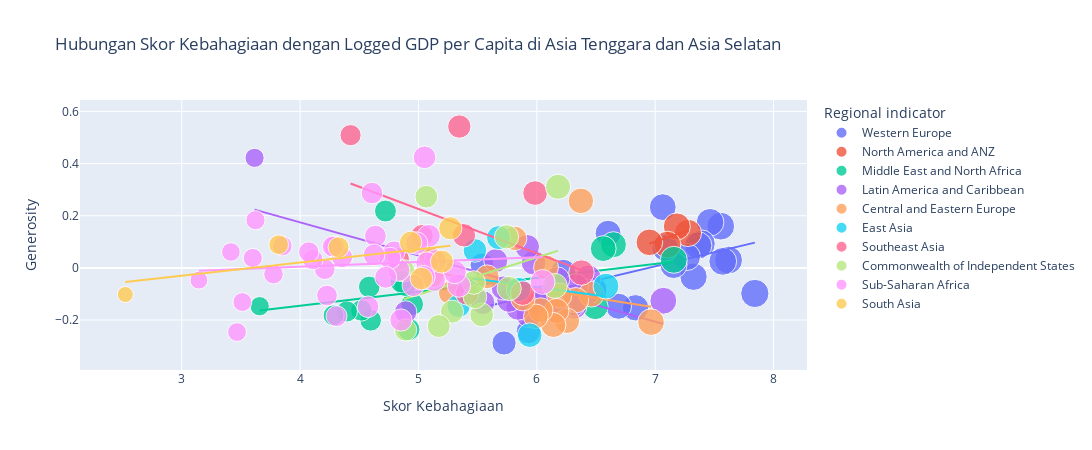

Notebook cell for this chart:
### Code cell
# Scatter plot dengan garis tren
fig = px.scatter(
    df_2021, 
    x="Ladder score", 
    y="Generosity", 
    trendline="ols",
    title="Hubungan Skor Kebahagiaan dengan Logged GDP per Capita di Asia Tenggara dan Asia Selatan",
    labels={"Ladder score": "Skor Kebahagiaan", "Logged GDP per capita": "Logged GDP per Capita"},
    color="Regional indicator",  # Menambahkan warna berdasarkan indikator regional
    size="Ladder score",  # Menambahkan ukuran marker berdasarkan skor kebahagiaan
    hover_name="Country name",  # Menambahkan label hover dengan nama negara
    opacity=0.8  # Menambahkan opacity agar lebih mudah melihat tumpukan marker
)
fig.update_layout(
    showlegend=True,
    width=1700, 
    height=450)
fig.show()

### Figure 1 — Plotly figure (JSON) as saved in the notebook; plotly's stock layout.template omitted (floating-point values rounded to 4 significant figures)
{"data": [{"hovertemplate": "<b>%{hovertext}</b><br><br>Regional indicator=Western Europe<br>Skor Kebahagiaan=%{marker.size}<br>Generosity=%{y}<extra></extra>", "hovertext": ["Finland", "Denmark", "Switzerland", "Iceland", "Netherlands", "Norway", "Sweden", "Luxembourg", "Austria", "Germany", "Ireland", "United Kingdom", "Belgium", "France", "Malta", "Spain", "Italy", "Cyprus", "Portugal", "Greece", "North Cyprus"], "legendgroup": "Western Europe", "marker": {"color": "#636efa", "opacity": 0.8, "size": [7.842, 7.62, 7.571, 7.554, 7.464, 7.392, 7.363, 7.324, 7.268, 7.155, 7.085, 7.064, 6.834, 6.69, 6.602, 6.491, 6.483, 6.223, 5.929, 5.723, 5.536], "sizemode": "area", "sizeref": 0.0196, "symbol": "circle"}, "mode": "markers", "name": "Western Europe", "orientation": "v", "showlegend": true, "type": "scatter", "x": [7.842, 7.62, 7.571, 7.554, 7.464, 7.392, 7.363, 7.324, 7.268, 7.155, 7.085, 7.064, 6.834, 6.69, 6.602, 6.491, 6.483, 6.223, 5.929, 5.723, 5.536], "xaxis": "x", "y": [-0.098, 0.03, 0.025, 0.16, 0.175, 0.093, 0.086, -0.034, 0.042, 0.011, 0.077, 0.233, -0.153, -0.147, 0.133, -0.081, -0.084, -0.015, -0.244, -0.288, 0.012], "yaxis": "y"}, {"hovertemplate": "<b>OLS trendline</b><br>Generosity = 0.108053 * Ladder score + -0.750364<br>R<sup>2</sup>=0.275276<br><br>Regional indicator=Western Europe<br>Skor Kebahagiaan=%{x}<br>Generosity=%{y} <b>(trend)</b><extra></extra>", "legendgroup": "Western Europe", "marker": {"color": "#636efa", "symbol": "circle"}, "mode": "lines", "name": "Western Europe", "showlegend": false, "type": "scatter", "x": [5.536, 5.723, 5.929, 6.223, 6.483, 6.491, 6.602, 6.69, 6.834, 7.064, 7.085, 7.155, 7.268, 7.324, 7.363, 7.392, 7.464, 7.554, 7.571, 7.62, 7.842], "xaxis": "x", "y": [-0.1522, -0.132, -0.1097, -0.07795, -0.04986, -0.04899, -0.037, -0.02749, -0.01193, 0.01292, 0.01519, 0.02275, 0.03496, 0.04101, 0.04523, 0.04836, 0.05614, 0.06587, 0.0677, 0.073, 0.09698], "yaxis": "y"}, {"hovertemplate": "<b>%{hovertext}</b><br><br>Regional indicator=North America and ANZ<br>Skor Kebahagiaan=%{marker.size}<br>Generosity=%{y}<extra></extra>", "hovertext": ["New Zealand", "Australia", "Canada", "United States"], "legendgroup": "North America and ANZ", "marker": {"color": "#EF553B", "opacity": 0.8, "size": [7.277, 7.183, 7.103, 6.951], "sizemode": "area", "sizeref": 0.0196, "symbol": "circle"}, "mode": "markers", "name": "North America and ANZ", "orientation": "v", "showlegend": true, "type": "scatter", "x": [7.277, 7.183, 7.103, 6.951], "xaxis": "x", "y": [0.134, 0.159, 0.089, 0.098], "yaxis": "y"}, {"hovertemplate": "<b>OLS trendline</b><br>Generosity = 0.155652 * Ladder score + -0.989562<br>R<sup>2</sup>=0.438108<br><br>Regional indicator=North America and ANZ<br>Skor Kebahagiaan=%{x}<br>Generosity=%{y} <b>(trend)</b><extra></extra>", "legendgroup": "North America and ANZ", "marker": {"color": "#EF553B", "symbol": "circle"}, "mode": "lines", "name": "North America and ANZ", "showlegend": false, "type": "scatter", "x": [6.951, 7.103, 7.183, 7.277], "xaxis": "x", "y": [0.09237, 0.116, 0.1285, 0.1431], "yaxis": "y"}, {"hovertemplate": "<b>%{hovertext}</b><br><br>Regional indicator=Middle East and North Africa<br>Skor Kebahagiaan=%{marker.size}<br>Generosity=%{y}<extra></extra>", "hovertext": ["Israel", "Bahrain", "United Arab Emirates", "Saudi Arabia", "Kuwait", "Libya", "Turkey", "Morocco", "Algeria", "Iraq", "Iran", "Tunisia", "Lebanon", "Palestinian Territories", "Jordan", "Egypt", "Yemen"], "legendgroup": "Middle East and North Africa", "marker": {"color": "#00cc96", "opacity": 0.8, "size": [7.157, 6.647, 6.561, 6.494, 6.106, 5.41, 4.948, 4.918, 4.887, 4.854, 4.721, 4.596, 4.584, 4.517, 4.395, 4.283, 3.658], "sizemode": "area", "sizeref": 0.0196, "symbol": "circle"}, "mode": "markers", "name": "Middle East and North Africa", "orientation": "v", "showlegend": true, "type": "scatter", "x": [7.157, 6.647, 6.561, 6.494, 6.106, 5.41, 4.948, 4.918, 4.887, 4.854, 4.721, 4.596, 4.584, 4.517, 4.395, 4.283, 3.658], "xaxis": "x", "y": [0.031, 0.089, 0.074, -0.149, -0.104, -0.087, -0.139, -0.236, -0.067, -0.053, 0.218, -0.201, -0.073, -0.163, -0.167, -0.182, -0.147], "yaxis": "y"}, {"hovertemplate": "<b>OLS trendline</b><br>Generosity = 0.0534439 * Ladder score + -0.358729<br>R<sup>2</sup>=0.197079<br><br>Regional indicator=Middle East and North Africa<br>Skor Kebahagiaan=%{x}<br>Generosity=%{y} <b>(trend)</b><extra></extra>", "legendgroup": "Middle East and North Africa", "marker": {"color": "#00cc96", "symbol": "circle"}, "mode": "lines", "name": "Middle East and North Africa", "showlegend": false, "type": "scatter", "x": [3.658, 4.283, 4.395, 4.517, 4.584, 4.596, 4.721, 4.854, 4.887, 4.918, 4.948, 5.41, 6.106, 6.494, 6.561, 6.647, 7.157], "xaxis": "x", "y": [-0.1632, -0.1298, -0.1238, -0.1173, -0.1137, -0.1131, -0.1064, -0.09931, -0.09755, -0.09589, -0.09429, -0.0696, -0.0324, -0.01166, -0.008084, -0.003488, 0.02377], "yaxis": "y"}, {"hovertemplate": "<b>%{hovertext}</b><br><br>Regional indicator=Latin America and Caribbean<br>Skor Kebahagiaan=%{marker.size}<br>Generosity=%{y}<extra></extra>", "hovertext": ["Costa Rica", "Guatemala", "Uruguay", "Brazil", "Mexico", "Jamaica", "Panama", "Chile", "El Salvador", "Colombia", "Nicaragua", "Argentina", "Honduras", "Peru", "Ecuador", "Bolivia", "Paraguay", "Dominican Republic", "Venezuela", "Haiti"], "legendgroup": "Latin America and Caribbean", "marker": {"color": "#ab63fa", "opacity": 0.8, "size": [7.069, 6.435, 6.431, 6.33, 6.317, 6.309, 6.18, 6.172, 6.061, 6.012, 5.972, 5.929, 5.919, 5.84, 5.764, 5.716, 5.653, 5.545, 4.892, 3.615], "sizemode": "area", "sizeref": 0.0196, "symbol": "circle"}, "mode": "markers", "name": "Latin America and Caribbean", "orientation": "v", "showlegend": true, "type": "scatter", "x": [7.069, 6.435, 6.431, 6.33, 6.317, 6.309, 6.18, 6.172, 6.061, 6.012, 5.972, 5.929, 5.919, 5.84, 5.764, 5.716, 5.653, 5.545, 4.892, 3.615], "xaxis": "x", "y": [-0.126, -0.038, -0.092, -0.071, -0.147, -0.137, -0.166, -0.044, -0.11, -0.135, 0.02, -0.182, 0.081, -0.154, -0.124, -0.077, 0.028, -0.133, -0.169, 0.422], "yaxis": "y"}, {"hovertemplate": "<b>OLS trendline</b><br>Generosity = -0.126996 * Ladder score + 0.682596<br>R<sup>2</sup>=0.421539<br><br>Regional indicator=Latin America and Caribbean<br>Skor Kebahagiaan=%{x}<br>Generosity=%{y} <b>(trend)</b><extra></extra>", "legendgroup": "Latin America and Caribbean", "marker": {"color": "#ab63fa", "symbol": "circle"}, "mode": "lines", "name": "Latin America and Caribbean", "showlegend": false, "type": "scatter", "x": [3.615, 4.892, 5.545, 5.653, 5.716, 5.764, 5.84, 5.919, 5.929, 5.972, 6.012, 6.061, 6.172, 6.18, 6.309, 6.317, 6.33, 6.431, 6.435, 7.069], "xaxis": "x", "y": [0.2235, 0.06133, -0.02159, -0.03531, -0.04331, -0.04941, -0.05906, -0.06909, -0.07036, -0.07582, -0.0809, -0.08712, -0.1012, -0.1022, -0.1186, -0.1196, -0.1213, -0.1341, -0.1346, -0.2151], "yaxis": "y"}, {"hovertemplate": "<b>%{hovertext}</b><br><br>Regional indicator=Central and Eastern Europe<br>Skor Kebahagiaan=%{marker.size}<br>Generosity=%{y}<extra></extra>", "hovertext": ["Czech Republic", "Slovenia", "Kosovo", "Slovakia", "Lithuania", "Estonia", "Poland", "Romania", "Serbia", "Latvia", "Hungary", "Croatia", "Bosnia and Herzegovina", "Montenegro", "Bulgaria", "Albania", "North Macedonia"], "legendgroup": "Central and Eastern Europe", "marker": {"color": "#FFA15A", "opacity": 0.8, "size": [6.965, 6.461, 6.372, 6.331, 6.255, 6.189, 6.166, 6.14, 6.078, 6.032, 5.992, 5.882, 5.813, 5.581, 5.266, 5.117, 5.101], "sizemode": "area", "sizeref": 0.0196, "symbol": "circle"}, "mode": "markers", "name": "Central and Eastern Europe", "orientation": "v", "showlegend": true, "type": "scatter", "x": [6.965, 6.461, 6.372, 6.331, 6.255, 6.189, 6.166, 6.14, 6.078, 6.032, 5.992, 5.882, 5.813, 5.581, 5.266, 5.117, 5.101], "xaxis": "x", "y": [-0.208, -0.101, 0.257, -0.124, -0.203, -0.106, -0.165, -0.219, 0.002, -0.162, -0.186, -0.118, 0.113, -0.034, -0.096, -0.03, 0.038], "yaxis": "y"}, {"hovertemplate": "<b>OLS trendline</b><br>Generosity = -0.0710659 * Ladder score + 0.346371<br>R<sup>2</sup>=0.076569<br><br>Regional indicator=Central and Eastern Europe<br>Skor Kebahagiaan=%{x}<br>Generosity=%{y} <b>(trend)</b><extra></extra>", "legendgroup": "Central and Eastern Europe", "marker": {"color": "#FFA15A", "symbol": "circle"}, "mode": "lines", "name": "Central and Eastern Europe", "showlegend": false, "type": "scatter", "x": [5.101, 5.117, 5.266, 5.581, 5.813, 5.882, 5.992, 6.032, 6.078, 6.14, 6.166, 6.189, 6.255, 6.331, 6.372, 6.461, 6.965], "xaxis": "x", "y": [-0.01614, -0.01727, -0.02786, -0.05025, -0.06673, -0.07164, -0.07946, -0.0823, -0.08557, -0.08997, -0.09182, -0.09346, -0.09815, -0.1035, -0.1065, -0.1128, -0.1486], "yaxis": "y"}, {"hovertemplate": "<b>%{hovertext}</b><br><br>Regional indicator=East Asia<br>Skor Kebahagiaan=%{marker.size}<br>Generosity=%{y}<extra></extra>", "hovertext": ["Taiwan Province of China", "Japan", "South Korea", "Mongolia", "Hong Kong S.A.R. of China", "China"], "legendgroup": "East Asia", "marker": {"color": "#19d3f3", "opacity": 0.8, "size": [6.584, 5.94, 5.845, 5.677, 5.477, 5.339], "sizemode": "area", "sizeref": 0.0196, "symbol": "circle"}, "mode": "markers", "name": "East Asia", "orientation": "v", "showlegend": true, "type": "scatter", "x": [6.584, 5.94, 5.845, 5.677, 5.477, 5.339], "xaxis": "x", "y": [-0.07, -0.258, -0.083, 0.116, 0.067, -0.146], "yaxis": "y"}, {"hovertemplate": "<b>OLS trendline</b><br>Generosity = -0.0614636 * Ladder score + 0.29479<br>R<sup>2</sup>=0.038763<br><br>Regional indicator=East Asia<br>Skor Kebahagiaan=%{x}<br>Generosity=%{y} <b>(trend)</b><extra></extra>", "legendgroup": "East Asia", "marker": {"color": "#19d3f3", "symbol": "circle"}, "mode": "lines", "name": "East Asia", "showlegend": false, "type": "scatter", "x": [5.339, 5.477, 5.677, 5.845, 5.94, 6.584], "xaxis": "x", "y": [-0.03336, -0.04185, -0.05414, -0.06446, -0.0703, -0.1099], "yaxis": "y"}, {"hovertemplate": "<b>%{hovertext}</b><br><br>Regional indicator=Southeast Asia<br>Skor Kebahagiaan=%{marker.size}<br>Generosity=%{y}<extra></extra>", "hovertext": ["Singapore", "Thailand", "Philippines", "Vietnam", "Malaysia", "Indonesia", "Laos", "Cambodia", "Myanmar"], "legendgroup": "Southeast Asia", "marker": {"color": "#FF6692", "opacity": 0.8, "size": [6.377, 5.985, 5.88, 5.411, 5.384, 5.345, 5.03, 4.83, 4.426], "sizemode": "area", "sizeref": 0.0196, "symbol": "circle"}, "mode": "markers", "name": "Southeast Asia", "orientation": "v", "showlegend": true, "type": "scatter", "x": [6.377, 5.985, 5.88, 5.411, 5.384, 5.345, 5.03, 4.83, 4.426], "xaxis": "x", "y": [-0.018, 0.287, -0.097, -0.098, 0.125, 0.542, 0.123, 0.034, 0.509], "yaxis": "y"}, {"hovertemplate": "<b>OLS trendline</b><br>Generosity = -0.170183 * Ladder score + 1.07661<br>R<sup>2</sup>=0.182559<br><br>Regional indicator=Southeast Asia<br>Skor Kebahagiaan=%{x}<br>Generosity=%{y} <b>(trend)</b><extra></extra>", "legendgroup": "Southeast Asia", "marker": {"color": "#FF6692", "symbol": "circle"}, "mode": "lines", "name": "Southeast Asia", "showlegend": false, "type": "scatter", "x": [4.426, 4.83, 5.03, 5.345, 5.384, 5.411, 5.88, 5.985, 6.377], "xaxis": "x", "y": [0.3234, 0.2546, 0.2206, 0.167, 0.1603, 0.1557, 0.07593, 0.05806, -0.008649], "yaxis": "y"}, {"hovertemplate": "<b>%{hovertext}</b><br><br>Regional indicator=Commonwealth of Independent States<br>Skor Kebahagiaan=%{marker.size}<br>Generosity=%{y}<extra></extra>", "hovertext": ["Uzbekistan", "Kazakhstan", "Moldova", "Kyrgyzstan", "Belarus", "Russia", "Tajikistan", "Armenia", "Azerbaijan", "Turkmenistan", "Georgia", "Ukraine"], "legendgroup": "Commonwealth of Independent States", "marker": {"color": "#B6E880", "opacity": 0.8, "size": [6.179, 6.152, 5.766, 5.744, 5.534, 5.477, 5.466, 5.283, 5.171, 5.066, 4.891, 4.875], "sizemode": "area", "sizeref": 0.0196, "symbol": "circle"}, "mode": "markers", "name": "Commonwealth of Independent States", "orientation": "v", "showlegend": true, "type": "scatter", "x": [6.179, 6.152, 5.766, 5.744, 5.534, 5.477, 5.466, 5.283, 5.171, 5.066, 4.891, 4.875], "xaxis": "x", "y": [0.311, -0.069, -0.079, 0.119, -0.18, -0.111, -0.056, -0.168, -0.223, 0.273, -0.238, -0.011], "yaxis": "y"}, {"hovertemplate": "<b>OLS trendline</b><br>Generosity = 0.142769 * Ladder score + -0.816516<br>R<sup>2</sup>=0.118416<br><br>Regional indicator=Commonwealth of Independent States<br>Skor Kebahagiaan=%{x}<br>Generosity=%{y} <b>(trend)</b><extra></extra>", "legendgroup": "Commonwealth of Independent States", "marker": {"color": "#B6E880", "symbol": "circle"}, "mode": "lines", "name": "Commonwealth of Independent States", "showlegend": false, "type": "scatter", "x": [4.875, 4.891, 5.066, 5.171, 5.283, 5.466, 5.477, 5.534, 5.744, 5.766, 6.152, 6.179], "xaxis": "x", "y": [-0.1205, -0.1182, -0.09325, -0.07826, -0.06227, -0.03614, -0.03457, -0.02643, 0.003547, 0.006688, 0.0618, 0.06565], "yaxis": "y"}, {"hovertemplate": "<b>%{hovertext}</b><br><br>Regional indicator=Sub-Saharan Africa<br>Skor Kebahagiaan=%{marker.size}<br>Generosity=%{y}<extra></extra>", "hovertext": ["Mauritius", "Congo (Brazzaville)", "Ivory Coast", "Cameroon", "Senegal", "Ghana", "Niger", "Gambia", "Benin", "Guinea", "South Africa", "Gabon", "Burkina Faso", "Mozambique", "Nigeria", "Mali", "Uganda", "Liberia", "Kenya", "Namibia", "Chad", "Swaziland", "Comoros", "Ethiopia", "Mauritania", "Madagascar", "Togo", "Zambia", "Sierra Leone", "Burundi", "Tanzania", "Malawi", "Lesotho", "Botswana", "Rwanda", "Zimbabwe"], "legendgroup": "Sub-Saharan Africa", "marker": {"color": "#FF97FF", "opacity": 0.8, "size": [6.049, 5.342, 5.306, 5.142, 5.132, 5.088, 5.074, 5.051, 5.045, 4.984, 4.956, 4.852, 4.834, 4.794, 4.759, 4.723, 4.636, 4.625, 4.607, 4.574, 4.355, 4.308, 4.289, 4.275, 4.227, 4.208, 4.107, 4.073, 3.849, 3.775, 3.623, 3.6, 3.512, 3.467, 3.415, 3.145], "sizemode": "area", "sizeref": 0.0196, "symbol": "circle"}, "mode": "markers", "name": "Sub-Saharan Africa", "orientation": "v", "showlegend": true, "type": "scatter", "x": [6.049, 5.342, 5.306, 5.142, 5.132, 5.088, 5.074, 5.051, 5.045, 4.984, 4.956, 4.852, 4.834, 4.794, 4.759, 4.723, 4.636, 4.625, 4.607, 4.574, 4.355, 4.308, 4.289, 4.275, 4.227, 4.208, 4.107, 4.073, 3.849, 3.775, 3.623, 3.6, 3.512, 3.467, 3.415, 3.145], "xaxis": "x", "y": [-0.054, -0.068, -0.016, 0.026, -0.046, 0.123, 0.018, 0.424, -0.034, 0.095, -0.067, -0.2, -0.009, 0.061, 0.037, -0.036, 0.122, 0.05, 0.287, -0.149, 0.041, -0.185, 0.082, 0.082, -0.106, -0.005, 0.032, 0.061, 0.084, -0.024, 0.183, 0.038, -0.131, -0.246, 0.061, -0.047], "yaxis": "y"}, {"hovertemplate": "<b>OLS trendline</b><br>Generosity = 0.0181836 * Ladder score + -0.0682812<br>R<sup>2</sup>=0.008648<br><br>Regional indicator=Sub-Saharan Africa<br>Skor Kebahagiaan=%{x}<br>Generosity=%{y} <b>(trend)</b><extra></extra>", "legendgroup": "Sub-Saharan Africa", "marker": {"color": "#FF97FF", "symbol": "circle"}, "mode": "lines", "name": "Sub-Saharan Africa", "showlegend": false, "type": "scatter", "x": [3.145, 3.415, 3.467, 3.512, 3.6, 3.623, 3.775, 3.849, 4.073, 4.107, 4.208, 4.227, 4.275, 4.289, 4.308, 4.355, 4.574, 4.607, 4.625, 4.636, 4.723, 4.759, 4.794, 4.834, 4.852, 4.956, 4.984, 5.045, 5.051, 5.074, 5.088, 5.132, 5.142, 5.306, 5.342, 6.049], "xaxis": "x", "y": [-0.01109, -0.006184, -0.005239, -0.00442, -0.00282, -0.002402, 0.0003619, 0.001707, 0.005781, 0.006399, 0.008235, 0.008581, 0.009454, 0.009708, 0.01005, 0.01091, 0.01489, 0.01549, 0.01582, 0.01602, 0.0176, 0.01825, 0.01889, 0.01962, 0.01995, 0.02184, 0.02235, 0.02346, 0.02356, 0.02398, 0.02424, 0.02504, 0.02522, 0.0282, 0.02886, 0.04171], "yaxis": "y"}, {"hovertemplate": "<b>%{hovertext}</b><br><br>Regional indicator=South Asia<br>Skor Kebahagiaan=%{marker.size}<br>Generosity=%{y}<extra></extra>", "hovertext": ["Nepal", "Maldives", "Bangladesh", "Pakistan", "Sri Lanka", "India", "Afghanistan"], "legendgroup": "South Asia", "marker": {"color": "#FECB52", "opacity": 0.8, "size": [5.269, 5.198, 5.025, 4.934, 4.325, 3.819, 2.523], "sizemode": "area", "sizeref": 0.0196, "symbol": "circle"}, "mode": "markers", "name": "South Asia", "orientation": "v", "showlegend": true, "type": "scatter", "x": [5.269, 5.198, 5.025, 4.934, 4.325, 3.819, 2.523], "xaxis": "x", "y": [0.152, 0.024, -0.041, 0.098, 0.079, 0.089, -0.102], "yaxis": "y"}, {"hovertemplate": "<b>OLS trendline</b><br>Generosity = 0.0505339 * Ladder score + -0.18175<br>R<sup>2</sup>=0.323408<br><br>Regional indicator=South Asia<br>Skor Kebahagiaan=%{x}<br>Generosity=%{y} <b>(trend)</b><extra></extra>", "legendgroup": "South Asia", "marker": {"color": "#FECB52", "symbol": "circle"}, "mode": "lines", "name": "South Asia", "showlegend": false, "type": "scatter", "x": [2.523, 3.819, 4.325, 4.934, 5.025, 5.198, 5.269], "xaxis": "x", "y": [-0.05425, 0.01124, 0.03681, 0.06758, 0.07218, 0.08093, 0.08451], "yaxis": "y"}], "layout": {"height": 450, "legend": {"itemsizing": "constant", "title": {"text": "Regional indicator"}, "tracegroupgap": 0}, "showlegend": true, "title": {"text": "Hubungan Skor Kebahagiaan dengan Logged GDP per Capita di Asia Tenggara dan Asia Selatan"}, "width": 1700, "xaxis": {"anchor": "y", "domain": [0, 1], "title": {"text": "Skor Kebahagiaan"}}, "yaxis": {"anchor": "x", "domain": [0, 1], "title": {"text": "Generosity"}}}}
